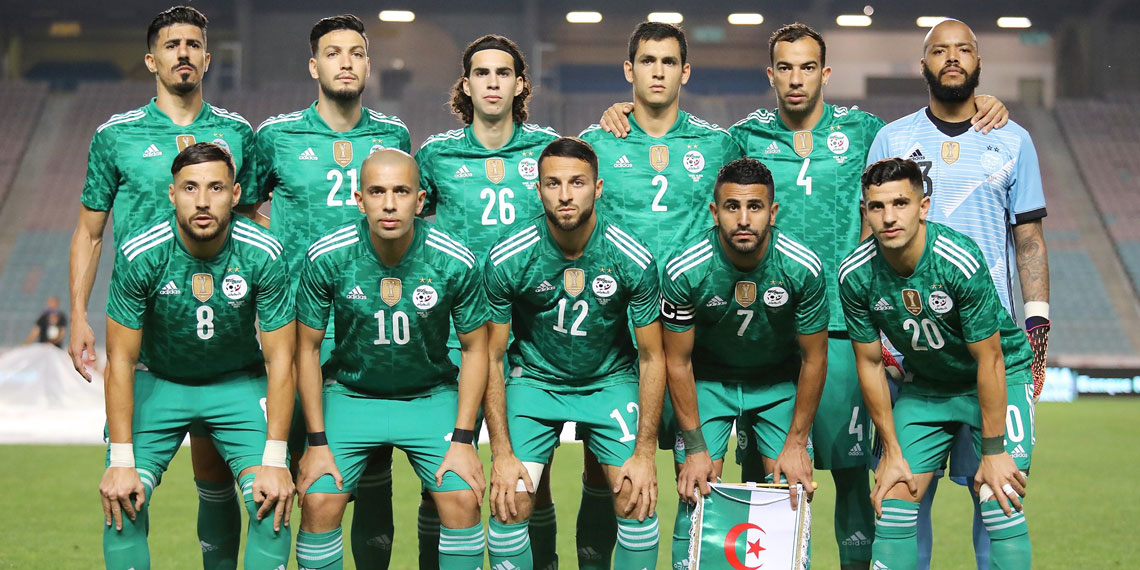
#> input picture Algerian_team.jpg, 1140 x 570 px, found by its file name
$ python Face_detection.py
#> lines starting #> are read from the running program, lines starting #| are printed output that depends on the picture; after the words box and inside, x2 and y2 are one past the last pixel; in counts of white or black regions, pixels touching at a corner belong together
# -*- coding: utf-8 -*-
"""
Created on Sun Jun 13 14:20:11 2021

@author: Abderrahmane Herbadji
"""

import cv2
import numpy as np
from matplotlib import pyplot as plt

img_rgb = cv2.imread('images/Algerian_team.jpg')
#> img_rgb is the input picture: shape (570, 1140, 3); mean B, G, R 109.9, 130, 102.8
img_gray = cv2.cvtColor(img_rgb, cv2.COLOR_BGR2GRAY)
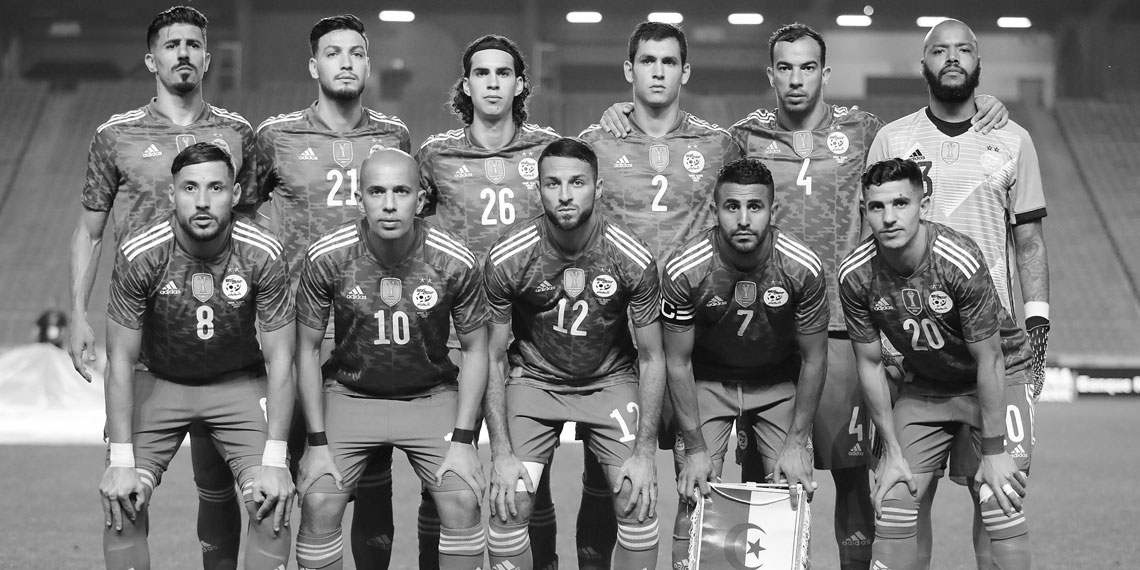
#> img_gray: shape (570, 1140); min 0, max 255, mean 119.6
template = cv2.imread('images/Algerian_template.PNG',0)
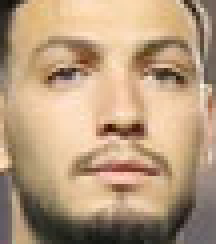
#> input picture Algerian_template.PNG, 54 x 61 px, found by its file name (shown 4 times larger)
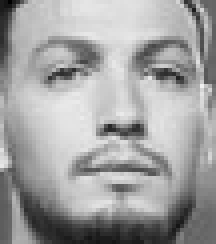
#> template: shape (61, 54) (shown 4 times larger); min 0, max 241, mean 160.8
h, w = template.shape[::]
#> h = 61; w = 54


results = cv2.matchTemplate(img_gray, template, cv2.TM_CCOEFF_NORMED)
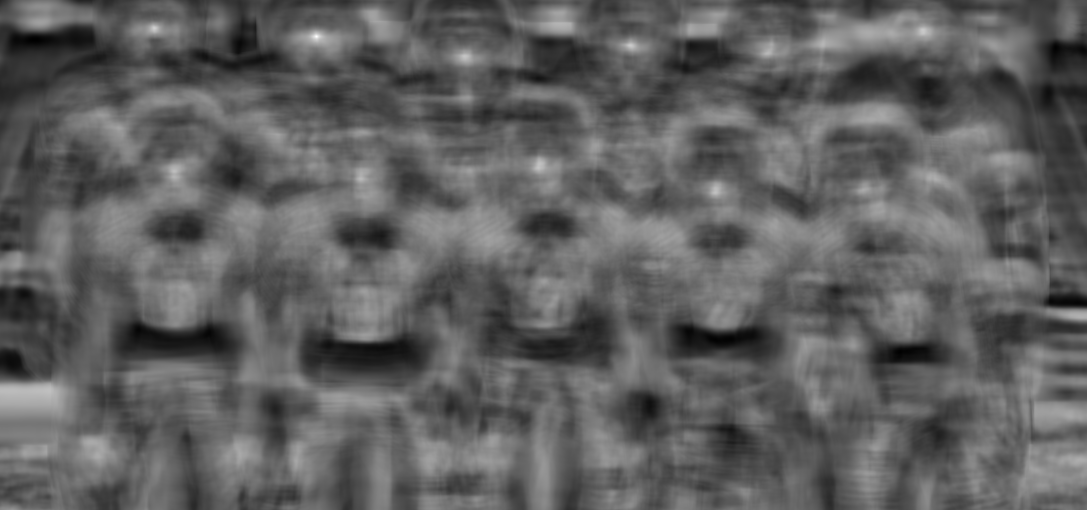
#> results: shape (510, 1087) float32; min -0.625, max 1, mean -0.0156; drawn with min black and max white

threshold = 0.54
loc = np.where( results >= threshold)
#> loc = 667 positions, rows 26 to 396, columns 0 to 926

for pt in zip(*loc[::-1]):

    cv2.rectangle(img_rgb, pt, (pt[0] + w, pt[1] + h), (0, 0, 255), 1)
#> this loop made 667 passes
#> pt on passes 1 to 3: (152, 26), (153, 26), (154, 26)
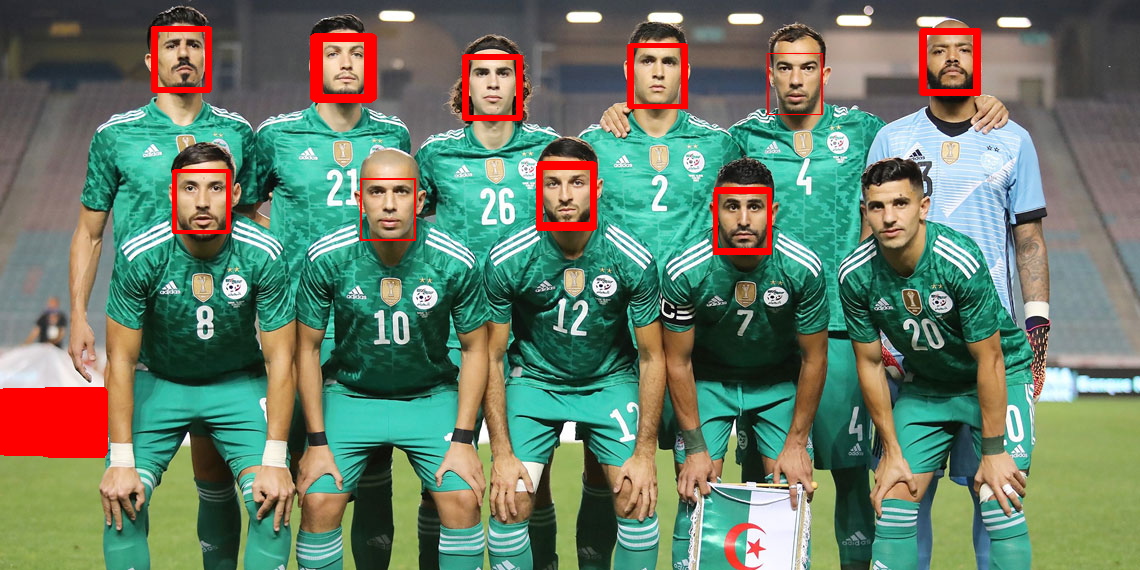
#> img_rgb: shape (570, 1140, 3); 3.25% of pixels changed, all inside (x1, y1, x2, y2) = (0, 26, 981, 458)

cv2.imshow("Results", img_rgb)
cv2.waitKey()
cv2.destroyAllWindows()
